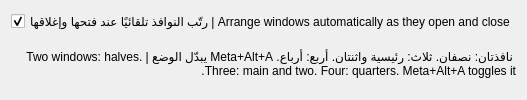
<?xml version="1.0" encoding="UTF-8"?>
<ui version="4.0">
 <class>MoOSArrangeConfigForm</class>
 <widget class="QWidget" name="MoOSArrangeConfigForm">
  <property name="windowTitle">
   <string>MoOS Arrange</string>
  </property>
  <layout class="QVBoxLayout" name="layout">
   <item>
    <widget class="QCheckBox" name="kcfg_AutoArrange">
     <property name="text">
      <string>رتّب النوافذ تلقائيًا عند فتحها وإغلاقها | Arrange windows automatically as they open and close</string>
     </property>
     <property name="checked">
      <bool>true</bool>
     </property>
    </widget>
   </item>
   <item>
    <widget class="QLabel" name="explain">
     <property name="text">
      <string>نافذتان: نصفان. ثلاث: رئيسية واثنتان. أربع: أرباع. Meta+Alt+A يبدّل الوضع | Two windows: halves. Three: main and two. Four: quarters. Meta+Alt+A toggles it.</string>
     </property>
     <property name="wordWrap">
      <bool>true</bool>
     </property>
    </widget>
   </item>
  </layout>
 </widget>
 <resources/>
 <connections/>
</ui>
